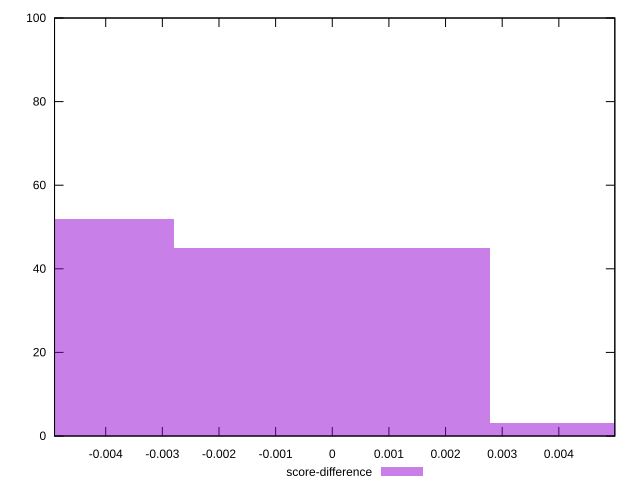

Write the gnuplot code that produced this figure.
reset

$scoreDifference <<EOF
0 45
-0.00558588646808418 52
0.00558588646808418 3
EOF

set key outside below
set boxwidth 0.00558588646808418
set xrange [-0.004903572805728507:0.0049883629053394385]
set yrange [0:100]
set trange [0:100]
set style fill transparent solid 0.5 noborder
set terminal svg size 640, 490 enhanced background rgb 'white'
set output "reprap/first-meaningful-paint/samples/pages+cached+noexternal/score-difference/histogram.svg"

plot $scoreDifference title "score-difference" with boxes

reset
